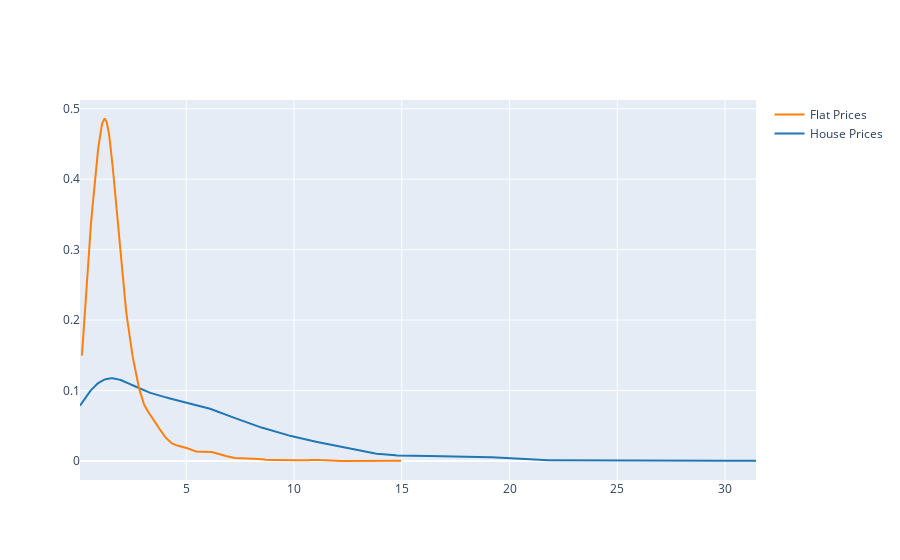

The cell this chart's notebook holds for it:
### Code cell
import plotly.figure_factory as ff
house_prices = df[df['property_type'] == 'house']['price']
flat_prices = df[df['property_type'] == 'flat']['price']

# Create distplots
fig = ff.create_distplot([house_prices, flat_prices], ['House Prices', 'Flat Prices'], show_hist=False,show_rug=False)

# Show the plot
fig.show()

### Figure 1 — Plotly figure (JSON) as saved in the notebook; plotly's stock layout.template omitted (floating-point values rounded to 4 significant figures; data arrays with more than 128 entries replaced by an {"elided": "..."} marker saying what was removed)
{"data": [{"legendgroup": "House Prices", "marker": {"color": "rgb(31, 119, 180)"}, "mode": "lines", "name": "House Prices", "showlegend": true, "type": "scatter", "x": {"elided": "500 float values"}, "xaxis": "x", "y": {"elided": "500 float values"}, "yaxis": "y"}, {"legendgroup": "Flat Prices", "marker": {"color": "rgb(255, 127, 14)"}, "mode": "lines", "name": "Flat Prices", "showlegend": true, "type": "scatter", "x": {"elided": "500 float values"}, "xaxis": "x", "y": {"elided": "500 float values"}, "yaxis": "y"}], "layout": {"barmode": "overlay", "hovermode": "closest", "legend": {"traceorder": "reversed"}, "xaxis": {"anchor": "y2", "domain": [0, 1], "zeroline": false}, "yaxis": {"anchor": "free", "domain": [0, 1], "position": 0}}}
